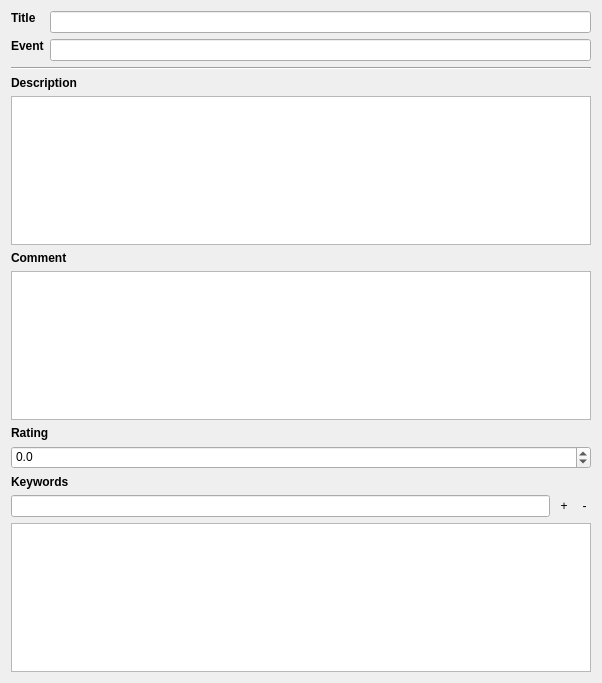
<?xml version="1.0" encoding="UTF-8"?>
<ui version="4.0">
 <class>MetadataEdit</class>
 <widget class="QWidget" name="MetadataEdit">
  <property name="geometry">
   <rect>
    <x>0</x>
    <y>0</y>
    <width>602</width>
    <height>683</height>
   </rect>
  </property>
  <property name="minimumSize">
   <size>
    <width>500</width>
    <height>600</height>
   </size>
  </property>
  <layout class="QVBoxLayout" name="verticalLayout_3">
   <item>
    <layout class="QVBoxLayout" name="verticalLayout">
     <item>
      <layout class="QFormLayout" name="infoLayout">
       <property name="fieldGrowthPolicy">
        <enum>QFormLayout::ExpandingFieldsGrow</enum>
       </property>
       <item row="0" column="0">
        <widget class="QLabel" name="label_2">
         <property name="sizePolicy">
          <sizepolicy hsizetype="Fixed" vsizetype="Fixed">
           <horstretch>0</horstretch>
           <verstretch>0</verstretch>
          </sizepolicy>
         </property>
         <property name="font">
          <font>
           <weight>75</weight>
           <bold>true</bold>
          </font>
         </property>
         <property name="text">
          <string>Title</string>
         </property>
        </widget>
       </item>
       <item row="0" column="1">
        <widget class="QLineEdit" name="xmpTitle"/>
       </item>
       <item row="1" column="0">
        <widget class="QLabel" name="label_3">
         <property name="sizePolicy">
          <sizepolicy hsizetype="Fixed" vsizetype="Fixed">
           <horstretch>0</horstretch>
           <verstretch>0</verstretch>
          </sizepolicy>
         </property>
         <property name="font">
          <font>
           <weight>75</weight>
           <bold>true</bold>
          </font>
         </property>
         <property name="text">
          <string>Event</string>
         </property>
        </widget>
       </item>
       <item row="1" column="1">
        <widget class="QLineEdit" name="xmpEvent"/>
       </item>
      </layout>
     </item>
     <item>
      <widget class="Line" name="line">
       <property name="orientation">
        <enum>Qt::Horizontal</enum>
       </property>
      </widget>
     </item>
     <item>
      <layout class="QVBoxLayout" name="descriptionLayout">
       <item>
        <widget class="QLabel" name="label_5">
         <property name="sizePolicy">
          <sizepolicy hsizetype="Preferred" vsizetype="Fixed">
           <horstretch>0</horstretch>
           <verstretch>0</verstretch>
          </sizepolicy>
         </property>
         <property name="font">
          <font>
           <weight>75</weight>
           <bold>true</bold>
          </font>
         </property>
         <property name="text">
          <string>Description</string>
         </property>
         <property name="alignment">
          <set>Qt::AlignBottom|Qt::AlignLeading|Qt::AlignLeft</set>
         </property>
        </widget>
       </item>
       <item>
        <widget class="QPlainTextEdit" name="xmpDescription"/>
       </item>
      </layout>
     </item>
     <item>
      <layout class="QVBoxLayout" name="imageCommentLayout">
       <item>
        <widget class="QLabel" name="imageCommentLabel">
         <property name="sizePolicy">
          <sizepolicy hsizetype="Preferred" vsizetype="Fixed">
           <horstretch>0</horstretch>
           <verstretch>0</verstretch>
          </sizepolicy>
         </property>
         <property name="font">
          <font>
           <weight>75</weight>
           <bold>true</bold>
          </font>
         </property>
         <property name="text">
          <string>Comment</string>
         </property>
         <property name="alignment">
          <set>Qt::AlignBottom|Qt::AlignLeading|Qt::AlignLeft</set>
         </property>
        </widget>
       </item>
       <item>
        <widget class="QPlainTextEdit" name="imageComment"/>
       </item>
      </layout>
     </item>
     <item>
      <layout class="QVBoxLayout" name="ratingLayout">
       <item>
        <widget class="QLabel" name="ratingLabel">
         <property name="sizePolicy">
          <sizepolicy hsizetype="Preferred" vsizetype="Fixed">
           <horstretch>0</horstretch>
           <verstretch>0</verstretch>
          </sizepolicy>
         </property>
         <property name="font">
          <font>
           <weight>75</weight>
           <bold>true</bold>
          </font>
         </property>
         <property name="text">
          <string>Rating</string>
         </property>
         <property name="alignment">
          <set>Qt::AlignBottom|Qt::AlignLeading|Qt::AlignLeft</set>
         </property>
        </widget>
       </item>
       <item>
        <widget class="QDoubleSpinBox" name="ratingSpinBox">
         <property name="alignment">
          <set>Qt::AlignLeading|Qt::AlignLeft|Qt::AlignTop</set>
         </property>
         <property name="decimals">
          <number>1</number>
         </property>
         <property name="minimum">
          <double>-1.000000000000000</double>
         </property>
         <property name="maximum">
          <double>5.000000000000000</double>
         </property>
        </widget>
       </item>
      </layout>
     </item>
     <item>
      <layout class="QVBoxLayout" name="subjectLayout">
       <item>
        <layout class="QVBoxLayout" name="verticalLayout_2">
         <item>
          <widget class="QLabel" name="label">
           <property name="font">
            <font>
             <weight>75</weight>
             <bold>true</bold>
            </font>
           </property>
           <property name="text">
            <string>Keywords</string>
           </property>
          </widget>
         </item>
         <item>
          <layout class="QHBoxLayout" name="horizontalLayout">
           <item>
            <widget class="SpotlightWidget" name="keyword"/>
           </item>
           <item>
            <widget class="QToolButton" name="addToolButton">
             <property name="styleSheet">
              <string notr="true">QToolButton {border: none;}</string>
             </property>
             <property name="text">
              <string>+</string>
             </property>
            </widget>
           </item>
           <item>
            <widget class="QToolButton" name="removeToolButton">
             <property name="styleSheet">
              <string notr="true">QToolButton {border: none;}</string>
             </property>
             <property name="text">
              <string>-</string>
             </property>
            </widget>
           </item>
          </layout>
         </item>
        </layout>
       </item>
       <item>
        <widget class="QListView" name="keywordsListView"/>
       </item>
      </layout>
     </item>
    </layout>
   </item>
  </layout>
 </widget>
 <layoutdefault spacing="6" margin="11"/>
 <customwidgets>
  <customwidget>
   <class>SpotlightWidget</class>
   <extends>QLineEdit</extends>
   <header>SpotlightWidget.h</header>
  </customwidget>
 </customwidgets>
 <resources/>
 <connections/>
</ui>
